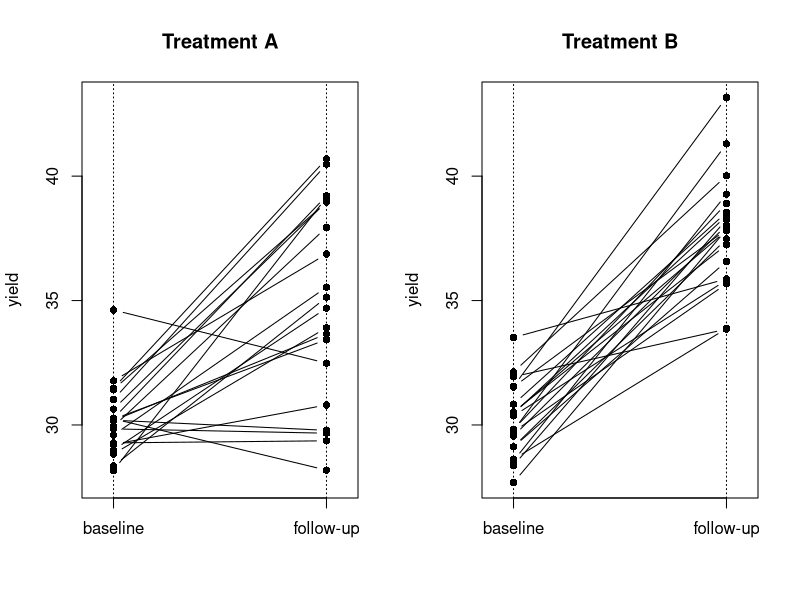

This figure's R source:
##############################################################
## Simulates data, and creates a paired plot for baseline 
## and follow-up measurements in two treatment groups.
##############################################################
set.seed(100)
dat <- data.frame(treatment = rep(c("A", "B"), each = 20),
                  before = rnorm(40, mean = 30, sd = 2),
                  followup = c(rnorm(20, mean = 35, sd = 3),
                               rnorm(20, mean = 38, sd = 2)))

par(mfrow = c(1, 2))
matplot(t(dat[dat$treatment == "A", c("before", "followup")]),
        type = "b", col = 1, pch = 16, lty = 1, xaxt = "n",
        ylab = "yield", main = "Treatment A",
        ylim = c(min(dat[, -1]), max(dat[, -1])),
        xlim = c(0.9, 2.1))
axis(1, at = c(1, 2), label = c("baseline", "follow-up"))
abline(v = c(1, 2), lty = 3, col = 1)
matplot(t(dat[dat$treatment == "B", c("before", "followup")]),
        type = "b", col = 1, pch = 16, lty = 1, xaxt = "n",
        ylab = "yield", main = "Treatment B",
        ylim = c(min(dat[, -1]), max(dat[, -1])),
        xlim = c(0.9, 2.1))
axis(1, at = c(1, 2), label = c("baseline", "follow-up"))
abline(v = c(1, 2), lty = 3, col = 1)
